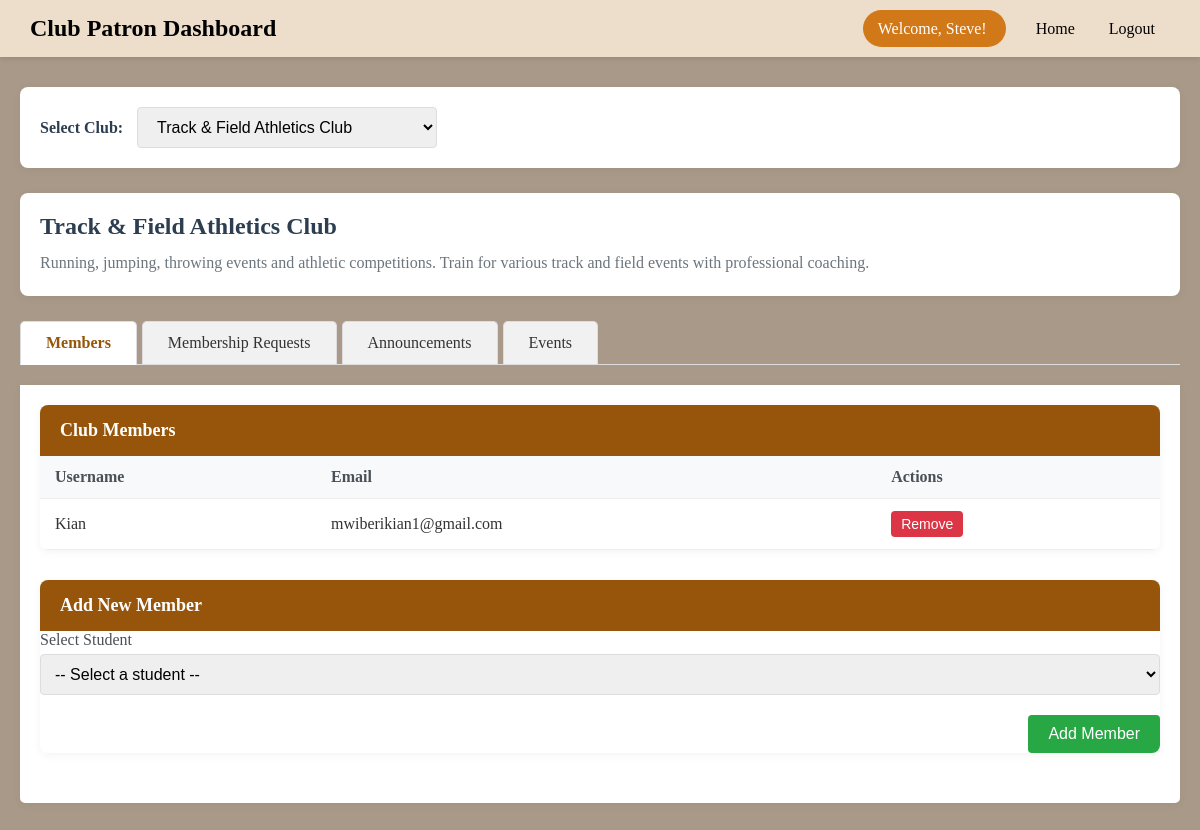
Before: /club_manager_dashboard.php (signed in) with the older database file.
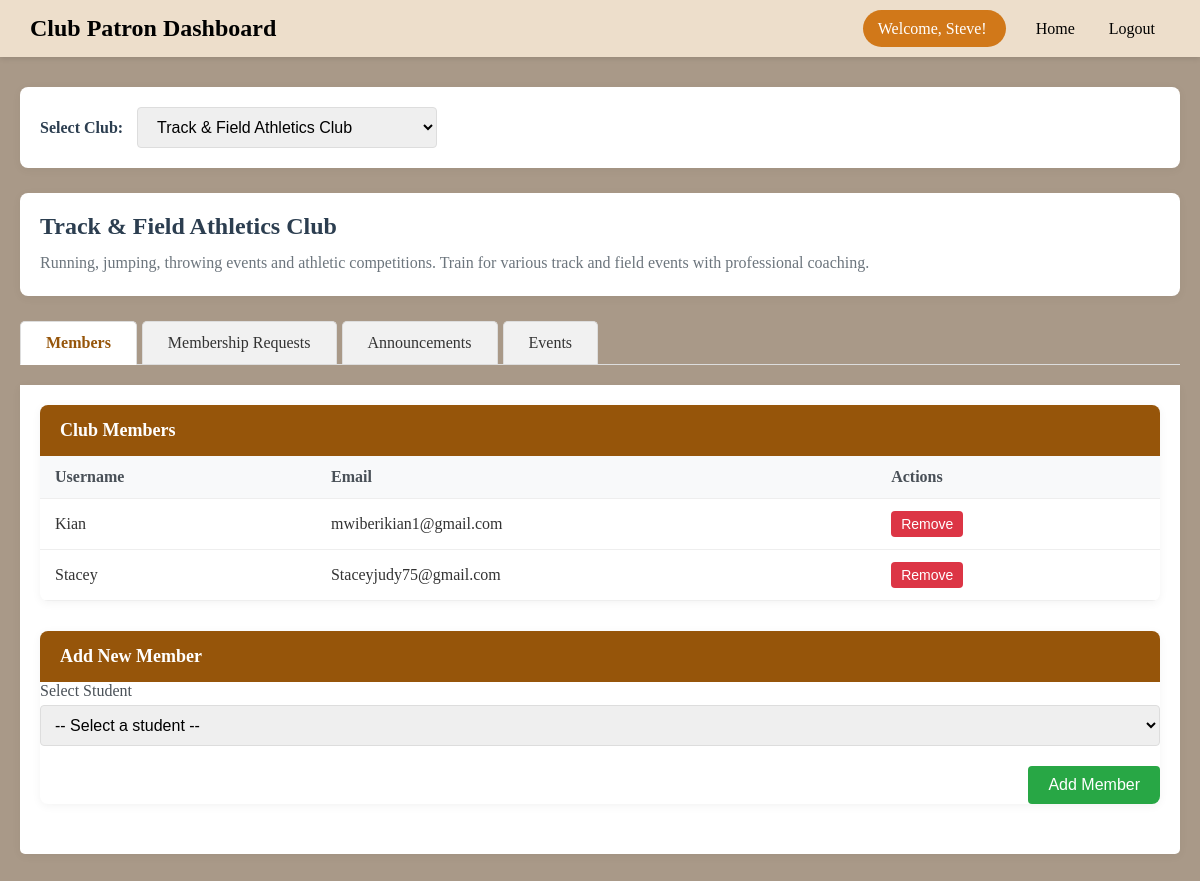
After: the same page with the newer database file.
### tables this page shows
CREATE TABLE `users` (
  `id` int(11) NOT NULL,
  `username` varchar(50) NOT NULL,
  `surname` varchar(100) DEFAULT NULL,
  `email` varchar(100) NOT NULL,
  `school_id` varchar(50) NOT NULL,
  `password` varchar(255) NOT NULL,
  `role` enum('student','club_manager','admin') DEFAULT 'student',
  `created_at` timestamp NOT NULL DEFAULT current_timestamp()
);

### club_manager_dashboard.php (the view, shortened to what this page needs)
<?php
$conn = new mysqli("localhost", "root", "", "ics_project");
$patron_id = $_SESSION['user_id'];
$club_query = $conn->prepare("
    SELECT c.id, c.name, c.description
    FROM clubs c
    INNER JOIN club_managers cm ON c.id = cm.club_id
    WHERE cm.user_id = ? AND cm.is_patron = 1
");
$club_query->bind_param("i", $patron_id);
$club_query->execute();
$club_result = $club_query->get_result();
$clubs = [];
while ($club = $club_result->fetch_assoc()) {
    $clubs[] = $club;
}
if (isset($_POST['club_id'])) {
    $club_id = $_POST['club_id'];
} elseif (isset($_GET['club_id'])) {
    $club_id = $_GET['club_id'];
} else {
    $club_id = $clubs[0]['id'];
}
$current_club = null;
foreach ($clubs as $club) {
    if ($club['id'] == $club_id) {
        $current_club = $club;
        break;
    }
}
$members_query = $conn->prepare("SELECT u.id, u.username, u.email FROM users u JOIN memberships m ON u.id = m.user_id WHERE m.club_id = ?");
$members_query->bind_param("i", $club_id);
$members_query->execute();
$members_result = $members_query->get_result();
?>
<!DOCTYPE html>
<html>
<head>
</head>
<body>
    <div class="manager-navbar">
        <div class="logo">
            <h1>Club Patron Dashboard</h1>
        </div>
        <div>
            <span class="manager-welcome">
                Welcome, <?php echo htmlspecialchars($_SESSION['username']); ?>!
            </span>
            <a href="home.php">Home</a>
            <a href="logout.php">Logout</a>
        </div>
    </div>
<div class="manager-container">
        <div class="club-selection">
            <label for="club_selector">Select Club:</label>
            <select id="club_selector" onchange="updateClubDisplay(this.value)">
                <?php foreach ($clubs as $club): ?>
                    <option value="<?= $club['id'] ?>"><?= htmlspecialchars($club['name']) ?></option>
                <?php endforeach; ?>
            </select>
        </div>
        <div class="club-info-card">
    <div class="club-name"><?php echo htmlspecialchars($current_club['name']); ?></div>
    <div class="club-description"><?php echo htmlspecialchars($current_club['description']); ?></div>
</div>
        <div class="tabs">
            <div class="tab active" onclick="openTab(event, 'members')">Members</div>
            <div class="tab" onclick="openTab(event, 'requests')">Membership Requests</div>
            <div class="tab" onclick="openTab(event, 'announcements')">Announcements</div>
            <div class="tab" onclick="openTab(event, 'events')">Events</div>
        </div>
        <div id="members" class="tab-content active">
            <div class="manager-card">
                <h2 class="manager-card-header">Club Members</h2>
                <table>
                    <thead>
                        <tr>
                            <th>Username</th>
                            <th>Email</th>
                            <th>Actions</th>
                        </tr>
                    </thead>
                    <tbody>
                        <?php while ($member = $members_result->fetch_assoc()): ?>
                        <tr>
                            <td><?php echo htmlspecialchars($member['username']); ?></td>
                            <td><?php echo htmlspecialchars($member['email']); ?></td>
                            <td>
                                <form method="POST" style="display:inline;">
                                    <button type="submit" name="remove_member" class="btn btn-danger btn-sm"
                                            onclick="return confirm('Are you sure you want to remove this member?')">
                                        Remove
                                    </button>
                                </form>
                            </td>
                        </tr>
                        <?php endwhile; ?>
                    </tbody>
                </table>
            </div>
            <div class="manager-card">
                <h2 class="manager-card-header">Add New Member</h2>
                <form method="POST">
                    <div class="form-group">
                        <label for="student_id">Select Student</label>
                        <select id="student_id" name="student_id" class="form-control" required>
                            <option value="">-- Select a student --</option>
                        </select>
                    </div>
                    <div class="form-actions">
                        <button type="submit" name="add_member" class="btn btn-success">Add Member</button>
                    </div>
                </form>
            </div>
        </div>
    </div>
</body>
</html>

Changed rows visible on the page:
added users: username "Stacey", email "Staceyjudy75@gmail.com"
